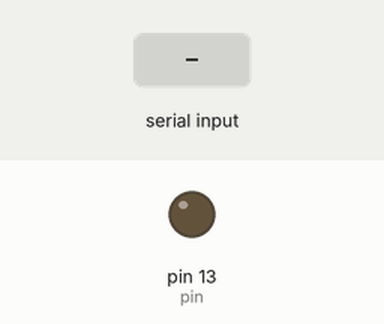
Recording of a sketch running on a simulated Arduino Uno, built with avr-gcc and run on an emulated ATmega328P. Parts: output pins drawn as LEDs (lit = HIGH). Dashed ring = blinking. Inputs (shaded band) come from the test bench.

Above: at 6.2 s.
6.3 s: "1" received over Serial
At 6.55 s:
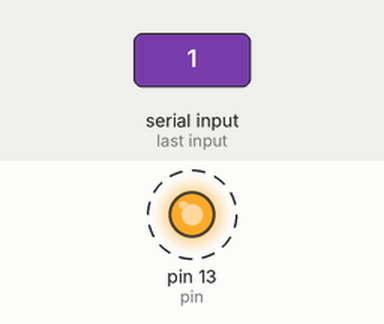
Timing chart, 0 to 9.3 s (numbered marks = the images above; inputs shaded):
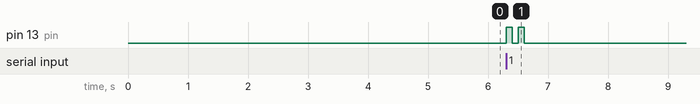

Measured:
- after the input at 6.3 s, pin 13 (pin): alternates HIGH for 0.10 s and LOW for 0.10 s, 4 changes in all, then stays LOW, starting at once

The sketch:

testassembly.ino
```cpp
#include <Wire.h>
#include <Adafruit_MotorShield.h>
#include "utility/Adafruit_MS_PWMServoDriver.h"
Adafruit_MotorShield AFMS = Adafruit_MotorShield();
Adafruit_DCMotor *Motorone = AFMS.getMotor(1);
Adafruit_DCMotor *Motortwo = AFMS.getMotor(2);

char serialData[16];
byte serialInt;
int pin = 13;

void setup() {
  Serial.begin(9600);
  AFMS.begin();
//
  pinMode(pin, OUTPUT);
  delay(5000);

//  Motorone -> setSpeed(0);
//  Motorone->run(FORWARD);
//
//  Motortwo -> setSpeed(0);
//  Motortwo->run(FORWARD);
}


void loop() {


  if(Serial.available() > 0) {
      serialInt = Serial.read();
      //serialInt = serialData
      //Serial.println(serialInt);
      if (serialInt == 1){
        digitalWrite(pin,HIGH);
        delay(1000);
        digitalWrite(pin,LOW);
        delay(1000);
      }
      else{

        digitalWrite(pin,HIGH);
        delay(100);
        digitalWrite(pin,LOW);
        delay(100);
        digitalWrite(pin,HIGH);
        delay(100);
        digitalWrite(pin,LOW);
        delay(100);
      }
  }
}
//      if(serialData[0] = '0') {
//        Serial.println(serialData);
//
//        Motortwo -> setSpeed(40);
//        Motortwo->run(FORWARD);
//        delay(30);
//        Motortwo -> run(BACKWARD);
//        delay(38);
//        Motortwo -> setSpeed(0);

//
//      else if(serialInt == 1) {
//
//        Motorone -> setSpeed(40);
//        Motorone->run(FORWARD);
////        delay(30);
////        Motorone -> run(BACKWARD);
////        delay(38);
////        Motorone -> setSpeed(0);
//      }
//
//      else if(serialInt == 10) {
//        Motorone -> setSpeed(0);
//        Motorone->run(FORWARD);
//        Motortwo -> setSpeed(0);
//        Motortwo->run(FORWARD);
//        }
//
//      else if(serialInt == 11) {
//        Motorone -> setSpeed(40);
//        Motorone->run(FORWARD);
//        Motortwo -> setSpeed(40);
//        Motortwo->run(FORWARD);
//      }
//  }
//
//
//
```
